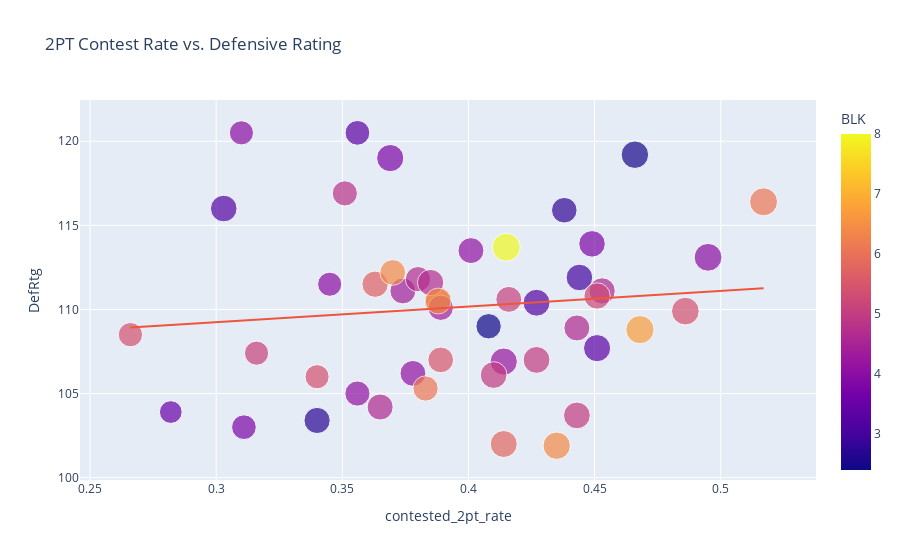

Here is the notebook cell this chart was saved with:
### Code cell
fig = px.scatter(opp_added, x='contested_2pt_rate', y='DefRtg', title='2PT Contest Rate vs. Defensive Rating',
                color='BLK', size='contest_rate',
                 trendline='ols', hover_data=['TEAM'])

fig.show()

results = px.get_trendline_results(fig)
results.px_fit_results.iloc[0].summary()

### Figure 1 — Plotly figure (JSON) as saved in the notebook; plotly's stock layout.template omitted (floating-point values rounded to 4 significant figures)
{"data": [{"customdata": [["2019 Boston Celtics"], ["2019 Brooklyn Nets"], ["2019 Denver Nuggets"], ["2019 Detroit Pistons"], ["2019 Golden State Warriors"], ["2019 Houston Rockets"], ["2019 Indiana Pacers"], ["2019 LA Clippers"], ["2019 Milwaukee Bucks"], ["2019 Oklahoma City Thunder"], ["2019 Orlando Magic"], ["2019 Philadelphia 76ers"], ["2019 Portland Trail Blazers"], ["2019 San Antonio Spurs"], ["2019 Toronto Raptors"], ["2019 Utah Jazz"], ["2018 Boston Celtics"], ["2018 Cleveland Cavaliers"], ["2018 Golden State Warriors"], ["2018 Houston Rockets"], ["2018 Indiana Pacers"], ["2018 Miami Heat"], ["2018 Milwaukee Bucks"], ["2018 Minnesota Timberwolves"], ["2018 New Orleans Pelicans"], ["2018 Oklahoma City Thunder"], ["2018 Philadelphia 76ers"], ["2018 Portland Trail Blazers"], ["2018 San Antonio Spurs"], ["2018 Toronto Raptors"], ["2018 Utah Jazz"], ["2018 Washington Wizards"], ["2017 Atlanta Hawks"], ["2017 Boston Celtics"], ["2017 Chicago Bulls"], ["2017 Cleveland Cavaliers"], ["2017 Golden State Warriors"], ["2017 Houston Rockets"], ["2017 Indiana Pacers"], ["2017 LA Clippers"], ["2017 Memphis Grizzlies"], ["2017 Milwaukee Bucks"], ["2017 Oklahoma City Thunder"], ["2017 Portland Trail Blazers"], ["2017 San Antonio Spurs"], ["2017 Toronto Raptors"], ["2017 Utah Jazz"], ["2017 Washington Wizards"]], "hovertemplate": "contested_2pt_rate=%{x}<br>DefRtg=%{y}<br>contest_rate=%{marker.size}<br>TEAM=%{customdata[0]}<br>BLK=%{marker.color}<extra></extra>", "legendgroup": "", "marker": {"color": [3.8, 2.8, 4.6, 4, 5.7, 5.1, 3.5, 3.3, 6.4, 5.4, 4, 5.4, 5.1, 4, 4.6, 5.4, 4.1, 4.4, 5.8, 5.5, 2.7, 6.4, 6.7, 3.2, 5, 4.2, 4.1, 3.8, 3, 6.1, 5, 5.2, 3.3, 4.1, 5.2, 4.7, 6.1, 4.6, 3.8, 2.4, 2.5, 5, 8, 4.8, 4.7, 4.4, 3.2, 6.6], "coloraxis": "coloraxis", "size": [0.568, 0.61, 0.645, 0.544, 0.646, 0.545, 0.481, 0.57, 0.697, 0.714, 0.543, 0.544, 0.626, 0.719, 0.634, 0.552, 0.622, 0.625, 0.68, 0.616, 0.638, 0.618, 0.744, 0.66, 0.671, 0.69, 0.588, 0.656, 0.658, 0.729, 0.665, 0.647, 0.686, 0.626, 0.715, 0.594, 0.594, 0.63, 0.688, 0.599, 0.704, 0.666, 0.736, 0.589, 0.644, 0.597, 0.673, 0.622], "sizemode": "area", "sizeref": 0.00186, "symbol": "circle"}, "mode": "markers", "name": "", "orientation": "v", "showlegend": false, "type": "scatter", "x": [0.311, 0.438, 0.453, 0.31, 0.363, 0.316, 0.282, 0.356, 0.435, 0.486, 0.345, 0.34, 0.416, 0.495, 0.365, 0.266, 0.378, 0.374, 0.414, 0.389, 0.34, 0.37, 0.468, 0.303, 0.427, 0.414, 0.356, 0.449, 0.444, 0.517, 0.41, 0.451, 0.451, 0.401, 0.388, 0.38, 0.383, 0.443, 0.369, 0.408, 0.466, 0.443, 0.415, 0.351, 0.385, 0.389, 0.427, 0.388], "xaxis": "x", "y": [103, 115.9, 111.1, 120.5, 111.5, 107.4, 103.9, 120.5, 101.9, 109.9, 111.5, 106, 110.6, 113.1, 104.2, 108.5, 106.2, 111.1, 102, 107, 103.4, 112.2, 108.8, 116, 107, 106.9, 105, 113.9, 111.9, 116.4, 106.1, 110.8, 107.7, 113.5, 110.5, 111.8, 105.3, 108.9, 119, 109, 119.2, 103.7, 113.7, 116.9, 111.6, 110.1, 110.4, 110.5], "yaxis": "y"}, {"hovertemplate": "<b>OLS trendline</b><br>DefRtg = 9.31458 * contested_2pt_rate + 106.444<br>R<sup>2</sup>=0.011716<br><br>contested_2pt_rate=%{x}<br>DefRtg=%{y} <b>(trend)</b><extra></extra>", "legendgroup": "", "marker": {"symbol": "circle"}, "mode": "lines", "name": "", "showlegend": false, "type": "scatter", "x": [0.266, 0.282, 0.303, 0.31, 0.311, 0.316, 0.34, 0.34, 0.345, 0.351, 0.356, 0.356, 0.363, 0.365, 0.369, 0.37, 0.374, 0.378, 0.38, 0.383, 0.385, 0.388, 0.388, 0.389, 0.389, 0.401, 0.408, 0.41, 0.414, 0.414, 0.415, 0.416, 0.427, 0.427, 0.435, 0.438, 0.443, 0.443, 0.444, 0.449, 0.451, 0.451, 0.453, 0.466, 0.468, 0.486, 0.495, 0.517], "xaxis": "x", "y": [108.9, 109.1, 109.3, 109.3, 109.3, 109.4, 109.6, 109.6, 109.7, 109.7, 109.8, 109.8, 109.8, 109.8, 109.9, 109.9, 109.9, 110.0, 110.0, 110.0, 110.0, 110.1, 110.1, 110.1, 110.1, 110.2, 110.2, 110.3, 110.3, 110.3, 110.3, 110.3, 110.4, 110.4, 110.5, 110.5, 110.6, 110.6, 110.6, 110.6, 110.6, 110.6, 110.7, 110.8, 110.8, 111.0, 111.1, 111.3], "yaxis": "y"}], "layout": {"coloraxis": {"colorbar": {"title": {"text": "BLK"}}, "colorscale": [[0, "#0d0887"], [0.1111, "#46039f"], [0.2222, "#7201a8"], [0.3333, "#9c179e"], [0.4444, "#bd3786"], [0.5556, "#d8576b"], [0.6667, "#ed7953"], [0.7778, "#fb9f3a"], [0.8889, "#fdca26"], [1, "#f0f921"]]}, "legend": {"itemsizing": "constant", "tracegroupgap": 0}, "title": {"text": "2PT Contest Rate vs. Defensive Rating"}, "xaxis": {"anchor": "y", "domain": [0, 1], "title": {"text": "contested_2pt_rate"}}, "yaxis": {"anchor": "x", "domain": [0, 1], "title": {"text": "DefRtg"}}}}
